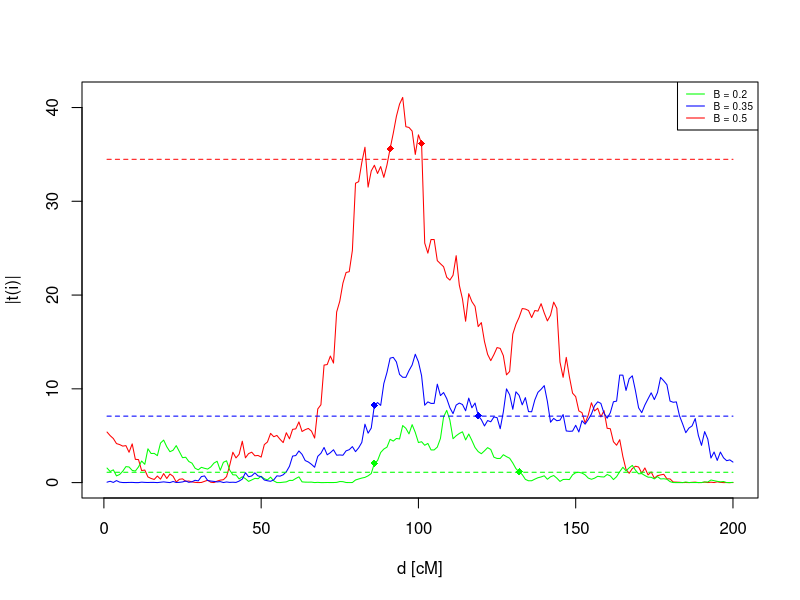
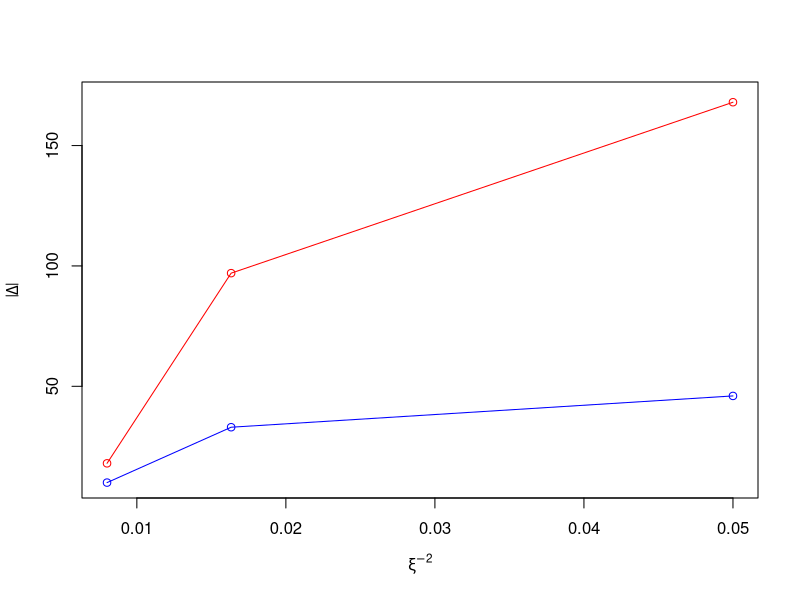

Write R code to recreate these figures, in order.
# a)
set.seed(1222)
# Generacja genotypow na jednym chromosomie z krzyzowki wstecznej
n<-500 # liczba osobnikow - wiersze
L<-200 # dlugosc chromosomu w cM - liczba markerow, kolumny;
d<-1 # odleglosc miedzy sasiednimi markerami w cM
r<-0.5*(1-exp(-0.02*d)) # p-stwo rekombinacji miedzy sasiednimi markerami
P<-rbinom(n,1,0.5) # genotypy w pierwszym markerze
R<-rbinom(n*(L-1),1,r)
R<-matrix(R,nrow=n,ncol=(L-1)) # macierz rekombinacji miedzy sasiednimi markerami
Y<-cbind2(P,R)
Y<-apply(Y,1,'cumsum')
Y<-t(Y)
Y<-Y%%2 # finalna macierz genotypow

# b)
set.seed(251)
beta = c(0.2,0.35,0.5)
wiersze = cbind(Y[,100],Y[,100],Y[,100])
wiersze[,1] = wiersze[,1] * rnorm(500) + (1 - wiersze[,1]) * rnorm(500,beta[1])
wiersze[,2] = wiersze[,2] * rnorm(500) + (1 - wiersze[,2]) * rnorm(500,beta[2])
wiersze[,3] = wiersze[,3] * rnorm(500) + (1 - wiersze[,3]) * rnorm(500,beta[3])

# c)
Stat02 = sapply(1:L, function(i){t.test(wiersze[,1]~Y[,i], var.equal = TRUE)$statistic})
Stat035 = sapply(1:L, function(i){t.test(wiersze[,2]~Y[,i], var.equal = TRUE)$statistic})
Stat05 = sapply(1:L, function(i){t.test(wiersze[,3]~Y[,i], var.equal = TRUE)$statistic})
plot(abs(Stat05)^2, xlab = 'd [cM]', ylab = '|t(i)|', col = 'red', type = 'l')
lines(abs(Stat02)^2, col = 'green', type='l')
lines(abs(Stat035)^2, col = 'blue', type='l')

d02 = which.max(abs(Stat02))
d035 = which.max(abs(Stat035))
d05 = which.max(abs(Stat05))

delta02 = which(Stat02^2 > (Stat02[d02]^2 - 6.6))
delta035 = which(Stat035^2 > (Stat035[d035]^2 - 6.6))
delta05 = which(Stat05^2 > (Stat05[d05]^2 - 6.6))

lines(rep(Stat05[d05]^2 - 6.6,200), type="l", pch=22, lty=2, col="red")
lines(rep(Stat035[d035]^2 - 6.6,200), type="l", pch=22, lty=2, col="blue")
lines(rep(Stat02[d02]^2 - 6.6,200), type="l", pch=22, lty=2, col="green")
points(c(86,132),c(Stat02[86]^2,Stat02[132]^2), cex=1, pch=18, col='green')
points(c(86,119),c(Stat035[86]^2,Stat035[119]^2), cex=1, pch=18, col='blue')
points(c(91,101),c(Stat05[91]^2,Stat05[101]^2), cex=1, pch=18, col='red')
legend("topright", c('B = 0.2', 'B = 0.35', 'B = 0.5'), col = c('green','blue','red'), text.col = "black", lty = 1, cex=0.6)


# d)
efg02 = mean(wiersze[which(Y[,d02] == 0), 1]) - mean(wiersze[which(Y[,d02] == 1), 1])
efg035 = mean(wiersze[which(Y[,d035] == 0), 2]) - mean(wiersze[which(Y[,d035] == 1), 2])
efg05 = mean(wiersze[which(Y[,d05] == 0), 3]) - mean(wiersze[which(Y[,d05] == 1), 3])

dlugosci2 = c(132-86,119-86,101-91)
dlugosci = c(max(delta02)-min(delta02), max(delta035)-min(delta035),max(delta05)-min(delta05))

plot((beta*sqrt(500))^(-2), dlugosci, col = 'red', type = 'o', xlab=expression(xi^-2), ylab=expression(abs(Delta)), ylim = c(10,170))
lines((beta*sqrt(500))^(-2), dlugosci2, col = 'blue', type = 'o')
